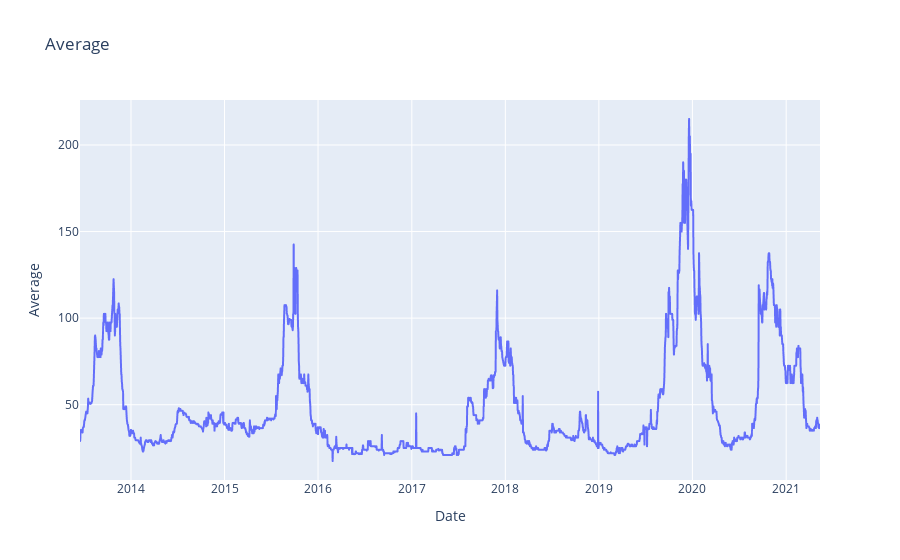

Here is the notebook cell this chart was saved with:
### Markdown cell above
## Asignación 2

Realice un análisis exploratorio de datos y el preprocesamiento necesario para el dataset seleccionado. El análisis realizado debe respaldar (preferentemente mediante el uso de gráficas) las decisiones que tome para la siguiente asignación.

### Code cell
#Seleccionar las columnas Date, Average y visualizarlo
df_med = df[['Date', 'Average']]
df_low = df[['Date', 'Minimum']]
df_high = df[['Date', 'Maximum']]

df_pred = df_med.copy()

df_med.head()

#graficar con plotly-express los 3 dataframes df_med, df_low y df_high 
fig = px.line(df_med, x='Date', y='Average', title='Average')
fig.show()

### Figure 1 — Plotly figure (JSON) as saved in the notebook; plotly's stock layout.template omitted (floating-point values rounded to 4 significant figures; data arrays with more than 128 entries replaced by an {"elided": "..."} marker saying what was removed)
{"data": [{"hovertemplate": "Date=%{x}<br>Average=%{y}<extra></extra>", "legendgroup": "", "line": {"color": "#636efa", "dash": "solid"}, "marker": {"symbol": "circle"}, "mode": "lines", "name": "", "showlegend": false, "type": "scattergl", "x": {"elided": "2742 str values"}, "xaxis": "x", "y": {"elided": "2742 float values"}, "yaxis": "y"}], "layout": {"legend": {"tracegroupgap": 0}, "title": {"text": "Average"}, "xaxis": {"anchor": "y", "domain": [0, 1], "title": {"text": "Date"}}, "yaxis": {"anchor": "x", "domain": [0, 1], "title": {"text": "Average"}}}}
